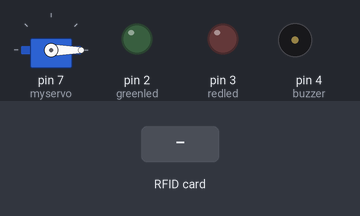
A sketch run on a simulated Arduino Uno, built with avr-gcc and run on an emulated ATmega328P. Shown: servo, output pins drawn as LEDs (lit = HIGH), buzzer (waves = sounding). Inputs (shaded band) come from the test bench. Pins used as bus, display or sensor lines are not drawn; what the sketch prints to the serial monitor is not drawn.

Above: at 1.2 s.
1.3 s: RFID card 5E 7A 19 C4 held to the reader
Timing chart, 0 to 4.3 s (numbered marks = the images above; inputs shaded):
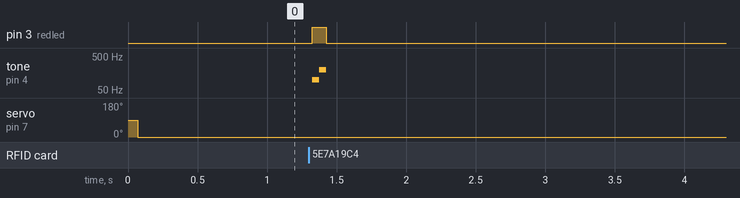

Measured:
- after the input at 1.3 s, pin 3 (redled): LOW → HIGH at once, → LOW 0.10 s later; tone on pin 4 (buzzer): silent → 100 Hz at once, → 200 Hz 0.05 s later, → silent 0.05 s later

The sketch:

part4_smart_parking.ino
```cpp
// (licence header left out)
// we need that code and we will ad out modifiacations as we wish
#include <SPI.h>
#include <MFRC522.h>
#include <Servo.h>

#define SS_PIN 10
#define RST_PIN 9
#define buzzer 4
#define redled 3
#define greenled 2

Servo myservo;

MFRC522 rfid(SS_PIN, RST_PIN); // Instance of the class

MFRC522::MIFARE_Key key;

// Init array that will store new NUID
byte nuidPICC[4]; // here where our card ID will be stocked

void setup() {
  Serial.begin(9600);
  myservo.attach(7);
  SPI.begin(); // Init SPI bus
  rfid.PCD_Init(); // Init MFRC522
  pinMode(buzzer,OUTPUT);
  pinMode(redled,OUTPUT);
  pinMode(greenled,OUTPUT);
  myservo.write(0);

  for (byte i = 0; i < 6; i++) {
    key.keyByte[i] = 0xFF;
  }

  Serial.println(F("This code scan the MIFARE Classsic NUID."));
  Serial.print(F("Using the following key:"));
  printHex(key.keyByte, MFRC522::MF_KEY_SIZE);
}

void loop() {

  // Reset the loop if no new card present on the sensor/reader. This saves the entire process when idle.
  if ( ! rfid.PICC_IsNewCardPresent())
    return;

  // Verify if the NUID has been readed
  if ( ! rfid.PICC_ReadCardSerial())
    return;

  Serial.print(F("PICC type: "));
  MFRC522::PICC_Type piccType = rfid.PICC_GetType(rfid.uid.sak);
  Serial.println(rfid.PICC_GetTypeName(piccType));

  // Check is the PICC of Classic MIFARE type
  if (piccType != MFRC522::PICC_TYPE_MIFARE_MINI &&
    piccType != MFRC522::PICC_TYPE_MIFARE_1K &&
    piccType != MFRC522::PICC_TYPE_MIFARE_4K) {
    Serial.println(F("Your tag is not of type MIFARE Classic."));
    return;
  }


  // Store NUID into nuidPICC array
  for (byte i = 0; i < 4; i++) {
    nuidPICC[i] = rfid.uid.uidByte[i];
  }

  if(nuidPICC[0]==0x23 && nuidPICC[1]==0x2C && nuidPICC[2]==0xC1 && nuidPICC[3]==0x0C){// those numbers re the iD numbers of my main card i mean the blue one
    Serial.println("everything is alright.");
    digitalWrite(greenled,HIGH);
    tone(buzzer,500);
    delay(100);
    tone(buzzer,1000);
    delay(100);
    noTone(buzzer);
    digitalWrite(greenled,LOW);
    myservo.write(90);
    delay(5000);
    myservo.write(0);
  }else{
    Serial.println("Error");
    digitalWrite(redled,HIGH);
    tone(buzzer,100);
    delay(50);
    tone(buzzer,200);
    delay(50);
    noTone(buzzer);
    digitalWrite(redled,LOW);
    myservo.write(0);
  }


  // Halt PICC
  rfid.PICC_HaltA();

  // Stop encryption on PCD
  rfid.PCD_StopCrypto1();
}


/**
 * Helper routine to dump a byte array as hex values to Serial.
 */
void printHex(byte *buffer, byte bufferSize) {
  for (byte i = 0; i < bufferSize; i++) {
    Serial.print(buffer[i] < 0x10 ? " 0" : " ");
    Serial.print(buffer[i], HEX);
  }
}

/**
 * Helper routine to dump a byte array as dec values to Serial.
 */
void printDec(byte *buffer, byte bufferSize) {
  for (byte i = 0; i < bufferSize; i++) {
    Serial.print(' ');
    Serial.print(buffer[i], DEC);
  }
}
```
